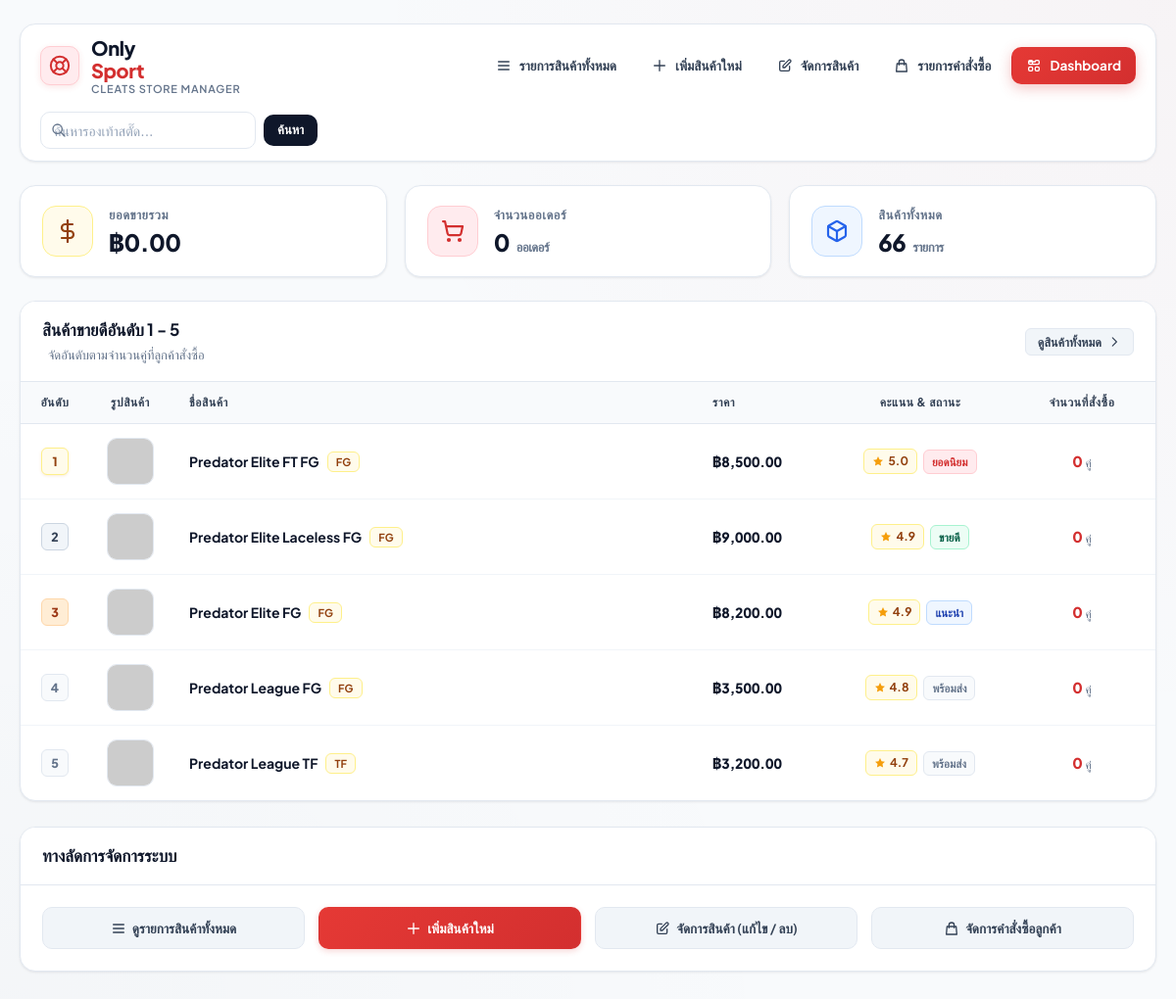
The app's page /admin/index.php with its own data.
### tables this page shows
CREATE TABLE IF NOT EXISTS `products` (
  `id` INT AUTO_INCREMENT PRIMARY KEY,
  `name` VARCHAR(255) NOT NULL,
  `imageUrl` TEXT NOT NULL,
  `price` DECIMAL(10,2) NOT NULL,
  `series_id` INT DEFAULT NULL,
  `ground_type` VARCHAR(50) DEFAULT NULL,
  `description` TEXT,
  `created_at` TIMESTAMP DEFAULT CURRENT_TIMESTAMP,
  INDEX `idx_series` (`series_id`),
  INDEX `idx_ground` (`ground_type`)
);

### admin/index.php (the view, shortened to what this page needs)
<?php
include "db_conn.php";
function get_bestseller_rating_status($rank, $product) {
    $rating = !empty($product['rating']) ? floatval($product['rating']) : null;
    $status = !empty($product['status']) ? trim($product['status']) : null;
    if ($rating === null) {
        $preset_ratings = [1 => 5.0, 2 => 4.9, 3 => 4.9, 4 => 4.8, 5 => 4.7];
        $rating = $preset_ratings[$rank] ?? 4.8;
    }
    if ($status === null) {
        $preset_statuses = [
            1 => ['label' => 'ยอดนิยม', 'class' => 'status-pill-hot'],
            2 => ['label' => 'ขายดี', 'class' => 'status-pill-ready'],
            3 => ['label' => 'แนะนำ', 'class' => 'status-pill-recommended'],
            4 => ['label' => 'พร้อมส่ง', 'class' => 'rank-other'],
            5 => ['label' => 'พร้อมส่ง', 'class' => 'rank-other'],
        ];
        $status_item = $preset_statuses[$rank] ?? ['label' => 'พร้อมส่ง', 'class' => 'rank-other'];
    } else {
        $status_item = ['label' => $status, 'class' => 'rank-other'];
    }
    return [
        'rating' => number_format($rating, 1),
        'status' => $status_item['label'],
        'status_class' => $status_item['class'],
    ];
}
$order_stats_res = mysqli_query($conn, "SELECT
    COUNT(*) as total_orders,
    COALESCE(SUM(total_price), 0) as total_revenue
FROM orders");
$order_stats = ($order_stats_res) ? mysqli_fetch_assoc($order_stats_res) : ['total_orders' => 0, 'total_revenue' => 0];
$total_revenue = (float)($order_stats['total_revenue'] ?? 0);
$total_orders = (int)($order_stats['total_orders'] ?? 0);
$prod_count_res = mysqli_query($conn, "SELECT COUNT(*) as cnt FROM products");
$total_products = ($prod_count_res) ? (int)mysqli_fetch_assoc($prod_count_res)['cnt'] : 0;
$top5_sql = "SELECT
    p.id,
    p.name,
    p.imageUrl,
    p.price,
    p.ground_type,
    COALESCE(SUM(oi.qty), 0) AS total_ordered
FROM products p
LEFT JOIN order_items oi ON p.id = oi.product_id
GROUP BY p.id, p.name, p.imageUrl, p.price, p.ground_type
ORDER BY total_ordered DESC, p.id ASC
LIMIT 5";
$top5_result = mysqli_query($conn, $top5_sql);
?>
<!DOCTYPE html>
<html lang="th">
<head>
  <link rel="stylesheet" href="style.css?v=<?php echo file_exists('style.css') ? filemtime('style.css') : time(); ?>">
</head>
<body>
<div class="container">
  <?php include "navbar.php"; ?>
  <div class="three-stat-grid">
    <div class="summary-stat-box">
      <div class="stat-icon-circle revenue-bg">
        <svg width="24" height="24" viewBox="0 0 24 24" fill="none" stroke="currentColor" stroke-width="2.2" stroke-linecap="round" stroke-linejoin="round">
          <line x1="12" y1="1" x2="12" y2="23"></line>
          <path d="M17 5H9.5a3.5 3.5 0 0 0 0 7h5a3.5 3.5 0 0 1 0 7H6"></path>
        </svg>
      </div>
      <div class="stat-meta">
        <div class="stat-meta-title">ยอดขายรวม</div>
        <div class="stat-meta-value">฿<?php echo number_format($total_revenue, 2); ?></div>
      </div>
    </div>
    <a href="orders.php" class="summary-stat-box">
      <div class="stat-icon-circle orders-bg">
      </div>
      <div class="stat-meta">
        <div class="stat-meta-title">จำนวนออเดอร์</div>
        <div class="stat-meta-value">
          <?php echo number_format($total_orders); ?>
          <span class="stat-meta-unit">ออเดอร์</span>
        </div>
      </div>
    </a>
    <a href="menu.php" class="summary-stat-box">
      <div class="stat-icon-circle products-bg">
      </div>
      <div class="stat-meta">
        <div class="stat-meta-title">สินค้าทั้งหมด</div>
        <div class="stat-meta-value">
          <?php echo number_format($total_products); ?>
          <span class="stat-meta-unit">รายการ</span>
        </div>
      </div>
    </a>
  </div>
  <div class="card">
    <div class="card-header">
      <div>
        <h2 class="card-title">
          สินค้าขายดีอันดับ 1 - 5
        </h2>
        <span class="card-subtitle">จัดอันดับตามจำนวนคู่ที่ลูกค้าสั่งซื้อ</span>
      </div>
      <a href="menu.php" class="btn btn-secondary btn-sm">
        <span>ดูสินค้าทั้งหมด</span>
        <svg width="14" height="14" viewBox="0 0 24 24" fill="none" stroke="currentColor" stroke-width="2">
          <path stroke-linecap="round" stroke-linejoin="round" d="M9 5l7 7-7 7"/>
        </svg>
      </a>
    </div>
    <div class="table-responsive">
      <table>
        <thead>
          <tr>
            <th style="width: 70px; text-align: center;">อันดับ</th>
            <th style="width: 70px; text-align: center;">รูปสินค้า</th>
            <th>ชื่อสินค้า</th>
            <th style="width: 140px;">ราคา</th>
            <th style="width: 180px; text-align: center;">คะแนน & สถานะ</th>
            <th style="width: 150px; text-align: center;">จำนวนที่สั่งซื้อ</th>
          </tr>
        </thead>
        <tbody>
          <?php if ($top5_result && mysqli_num_rows($top5_result) > 0): ?>
            <?php
              $rank = 1;
              while ($top = mysqli_fetch_assoc($top5_result)):
                $rank_class = 'rank-other';
                if ($rank === 1) {
                    $rank_class = 'rank-1';
                } elseif ($rank === 2) {
                    $rank_class = 'rank-2';
                } elseif ($rank === 3) {
                    $rank_class = 'rank-3';
                }
                $rating_info = get_bestseller_rating_status($rank, $top);
            ?>
              <tr>
                <td style="text-align: center;">
                  <span class="rank-pill <?php echo $rank_class; ?>">
                    <?php echo $rank; ?>
                  </span>
                </td>
                <td style="text-align: center;">
                  <?php if (!empty($top['imageUrl'])): ?>
                    <img src="<?php echo htmlspecialchars($top['imageUrl']); ?>"
                         alt="<?php echo htmlspecialchars($top['name']); ?>"
                         class="product-img"
                         style="margin: 0 auto;"
                         loading="lazy"
                         onerror="this.onerror=null; this.src='https://via.placeholder.com/48x48?text=Cleat';">
                  <?php else: ?>
                    <div class="product-img-empty" style="margin: 0 auto;">No Img</div>
                  <?php endif; ?>
                </td>
                <td>
                  <div class="menu-name-cell">
                    <strong class="menu-name-text"><?php echo htmlspecialchars($top['name']); ?></strong>
                    <?php if (!empty($top['ground_type'])): ?>
                      <span class="badge badge-ground-fg">
                        <?php echo htmlspecialchars($top['ground_type']); ?>
                      </span>
                    <?php endif; ?>
                  </div>
                </td>
                <td>
                  <span class="price-tag">฿<?php echo number_format($top['price'], 2); ?></span>
                </td>
                <td style="text-align: center;">
                  <div style="display: flex; gap: 6px; justify-content: center; align-items: center;">
                    <span class="rating-pill">
                      <svg width="12" height="12" viewBox="0 0 24 24" fill="currentColor">
                        <polygon points="12 2 15.09 8.26 22 9.27 17 14.14 18.18 21.02 12 17.77 5.82 21.02 7 14.14 2 9.27 8.91 8.26 12 2"></polygon>
                      </svg>
                      <?php echo $rating_info['rating']; ?>
                    </span>
                    <span class="status-pill <?php echo $rating_info['status_class']; ?>">
                      <?php echo $rating_info['status']; ?>
                    </span>
                  </div>
                </td>
                <td style="text-align: center;">
                  <strong style="color: var(--primary); font-size: 15px; font-weight: 800;">
                    <?php echo number_format($top['total_ordered']); ?>
                  </strong>
                  <span style="font-size: 12px; color: var(--text-muted);">คู่</span>
                </td>
              </tr>
            <?php
              $rank++;
              endwhile;
            ?>
          <?php endif; ?>
        </tbody>
      </table>
    </div>
  </div>
  <div class="card">
    <div class="card-header">
      <h2 class="card-title">
        ทางลัดการจัดการระบบ
      </h2>
    </div>
    <div class="card-body" style="display: grid; grid-template-columns: repeat(auto-fit, minmax(220px, 1fr)); gap: 14px;">
      <a href="menu.php" class="btn btn-secondary" style="padding: 12px;">
        <svg width="16" height="16" fill="none" stroke="currentColor" stroke-width="2" viewBox="0 0 24 24">
          <path stroke-linecap="round" stroke-linejoin="round" d="M4 6h16M4 12h16M4 18h16"></path>
        </svg>
        ดูรายการสินค้าทั้งหมด
      </a>
      <a href="add_new.php" class="btn btn-primary" style="padding: 12px;">
        <svg width="16" height="16" fill="none" stroke="currentColor" stroke-width="2" viewBox="0 0 24 24">
          <path stroke-linecap="round" stroke-linejoin="round" d="M12 4v16m8-8H4"></path>
        </svg>
        เพิ่มสินค้าใหม่
      </a>
      <a href="manage.php" class="btn btn-secondary" style="padding: 12px;">
        <svg width="16" height="16" fill="none" stroke="currentColor" stroke-width="2" viewBox="0 0 24 24">
          <path stroke-linecap="round" stroke-linejoin="round" d="M11 5H6a2 2 0 00-2 2v11a2 2 0 002 2h11a2 2 0 002-2v-5m-1.414-9.414a2 2 0 112.828 2.828L11.828 15H9v-2.828l8.586-8.586z"></path>
        </svg>
        จัดการสินค้า (แก้ไข / ลบ)
      </a>
      <a href="orders.php" class="btn btn-secondary" style="padding: 12px;">
        <svg width="16" height="16" fill="none" stroke="currentColor" stroke-width="2" viewBox="0 0 24 24">
          <path stroke-linecap="round" stroke-linejoin="round" d="M16 11V7a4 4 0 00-8 0v4M5 9h14l1 12H4L5 9z"></path>
        </svg>
        จัดการคำสั่งซื้อลูกค้า
      </a>
    </div>
  </div>
</div>
</body>
</html>

### records on screen
products: name "Predator Elite FT FG", ground_type "FG", price "8,500.00", rating "5.0", status "ยอดนิยม", total_ordered "0"
products: name "Predator Elite Laceless FG", ground_type "FG", price "9,000.00", rating "4.9", status "ขายดี", total_ordered "0"
products: name "Predator Elite FG", ground_type "FG", price "8,200.00", rating "4.9", status "แนะนำ", total_ordered "0"
products: name "Predator League FG", ground_type "FG", price "3,500.00", rating "4.8", status "พร้อมส่ง", total_ordered "0"
products: name "Predator League TF", ground_type "TF", price "3,200.00", rating "4.7", status "พร้อมส่ง", total_ordered "0"

### other values on screen
$total_revenue "0.00"
$total_orders "0"
$total_products "66"
